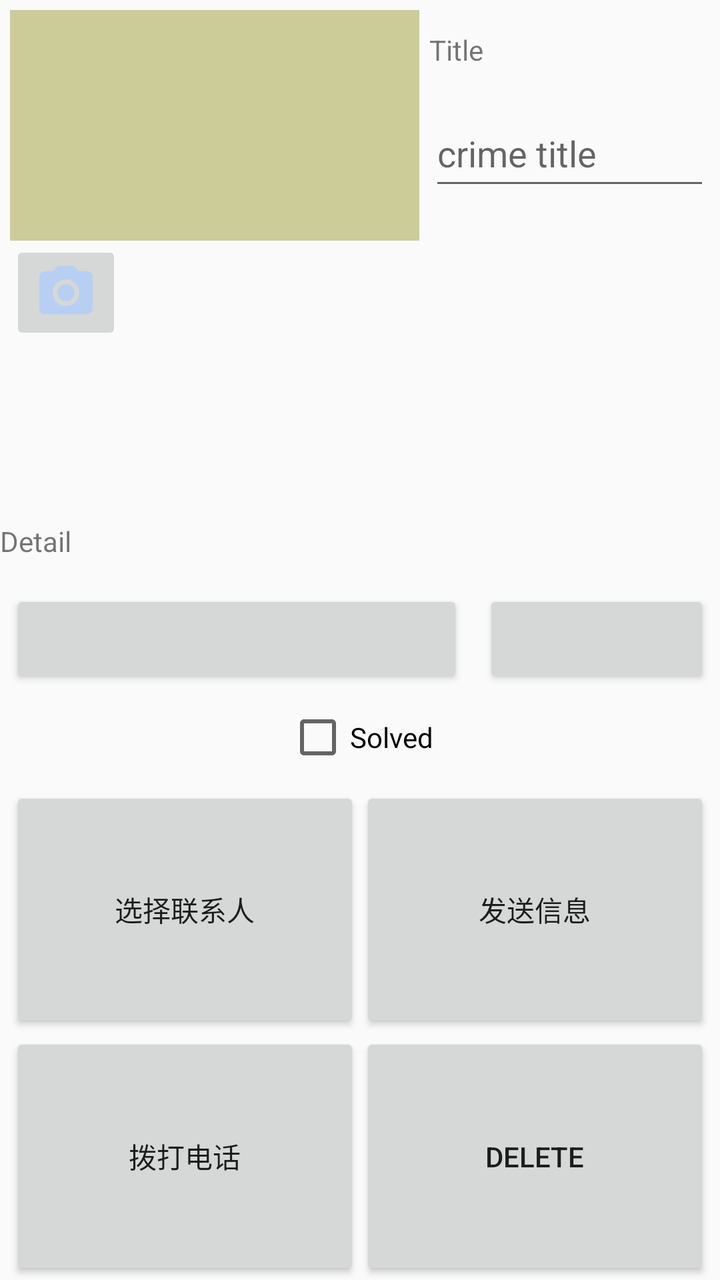
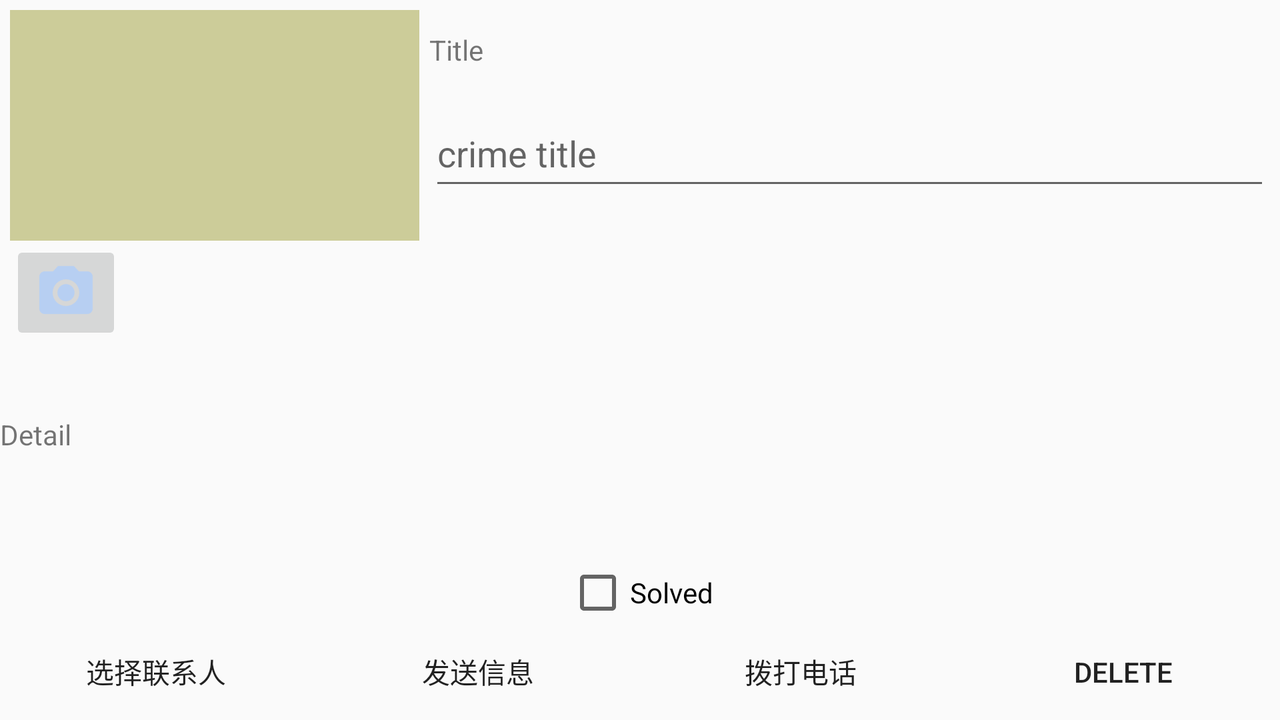

An Android layout and its configuration variant, each rendered on a device that would load it. The default file and the variant file are quoted in full after the pictures.
<!-- AndroidManifest.xml: application theme AppTheme -->
<!-- res/layout/crime_crimefragment.xml -->
<?xml version="1.0" encoding="utf-8"?>
<LinearLayout xmlns:android="http://schemas.android.com/apk/res/android"

              android:layout_width="match_parent"
              android:layout_height="match_parent"
    android:orientation="vertical"
    android:clickable="true"
    android:layout_marginLeft="15dp"
    android:layout_marginRight="15dp"
    android:layout_marginTop="15dp"
    android:layout_marginBottom="15dp">
   <LinearLayout
       android:id="@+id/crime_root"
       android:layout_width="match_parent"
       android:layout_height="match_parent"
       android:orientation="vertical">
       <include
           layout="@layout/crime_camera_title"/>

       <TextView
           android:id="@+id/textView"
           android:layout_width="match_parent"
           android:layout_height="0dp"
           android:layout_weight="1"
           android:gravity="center|left"
           android:text="@string/crime_crime_detail"/>
       <LinearLayout
           android:layout_width="match_parent"
           android:layout_height="0dp"
           android:layout_weight="1"
           android:orientation="horizontal"
           android:layout_marginLeft="5dp"
           android:layout_marginRight="5dp">
           <Button
               android:id="@+id/crime_date"
               android:layout_width="0dp"
               android:layout_height="match_parent"
               android:layout_weight="2"
               android:gravity="center"
               android:layout_marginRight="5dp"/>
           <Button
               android:id="@+id/crime_time"
               android:layout_width="0dp"
               android:layout_height="match_parent"
               android:layout_weight="1"
               android:layout_marginLeft="5dp"/>
       </LinearLayout>

       <CheckBox
           android:id="@+id/crime_checkbox"
           android:layout_width="wrap_content"
           android:layout_height="0dp"
           android:layout_gravity="center"
           android:layout_weight="1"
           android:text="@string/crime_crime_solved"/>
       <TableLayout
           android:layout_width="match_parent"
           android:layout_height="0dp"
           android:layout_weight="5"
           android:layout_marginLeft="5dp"
           android:layout_marginRight="5dp">
           <TableRow
               android:layout_height="0dp"
               android:layout_weight="1">
               <Button
                   android:id="@+id/crime_button_select"
                   android:layout_width="0dp"
                   android:layout_height="match_parent"
                   android:layout_weight="1"
                   android:layout_gravity="center_horizontal"
                   android:text="@string/button_select"/>
               <Button
                   android:id="@+id/crime_button_send"
                   android:layout_width="0dp"
                   android:layout_height="match_parent"
                   android:layout_weight="1"
                   android:layout_gravity="center_horizontal"
                   android:text="@string/button_sendMessage"/>
           </TableRow>
           <TableRow
               android:layout_height="0dp"
               android:layout_weight="1">
               <Button
                   android:id="@+id/crime_button_call"
                   android:layout_width="0dp"
                   android:layout_height="match_parent"
                   android:layout_weight="1"
                   android:layout_gravity="center_horizontal"
                   android:text="@string/button_call"/>
               <Button
                   android:id="@+id/crime_button_delete"
                   android:layout_width="0dp"
                   android:layout_height="match_parent"
                   android:layout_gravity="center_horizontal"
                   android:layout_weight="1"
                   android:text="Delete"/>
           </TableRow>

       </TableLayout>



   </LinearLayout>

</LinearLayout>
<!-- res/layout/crime_camera_title.xml (included above) -->
<?xml version="1.0" encoding="utf-8"?>
<LinearLayout xmlns:android="http://schemas.android.com/apk/res/android"
              android:layout_width="match_parent"
              android:layout_height="0dp"
    android:orientation="horizontal"
    android:layout_weight="5">
    <LinearLayout
        android:layout_width="wrap_content"
        android:layout_height="match_parent"
        android:orientation="vertical"
        android:layout_marginLeft="5dp"
        android:layout_marginTop="5dp">
        <ImageView
            android:id="@+id/crime_camera"
            android:layout_width="204.8dp"
            android:layout_height="115.2dp"
            android:background="@color/itemBackground"
            android:scaleType="centerInside"
            android:cropToPadding="true"/>
        <ImageButton
            android:id="@+id/crime_camera_button"
            android:layout_width="wrap_content"
            android:layout_height="wrap_content"
            android:layout_gravity="left"
            android:src="@drawable/crime_camera"
            />
    </LinearLayout>
    <LinearLayout
        android:layout_width="match_parent"
        android:layout_height="100dp"
        android:orientation="vertical">
        <TextView
            android:layout_width="match_parent"
            android:layout_height="0dp"
            android:text="@string/crime_crime_title"
            android:layout_weight="1"
            android:layout_marginLeft="5dp"
            android:layout_marginRight="5dp"
            android:gravity="center|left"/>

        <EditText
            android:id="@+id/crime_title"
            android:layout_width="match_parent"
            android:layout_height="0dp"
            android:hint="@string/crime_title_hint"
            android:layout_weight="1"
            android:gravity="center|left"
            android:layout_marginLeft="5dp"
            android:layout_marginRight="5dp"/>
    </LinearLayout>


</LinearLayout>
<!-- resources referenced by this layout -->
<resources>
  <color name="itemBackground">#cccc99</color>
  <!-- drawable crime_camera: png bitmap (drawable-hdpi, 822 bytes) -->
  <string name="button_call">拨打电话</string>
  <string name="button_select">选择联系人</string>
  <string name="button_sendMessage">发送信息</string>
  <string name="crime_crime_detail">Detail</string>
  <string name="crime_crime_solved">Solved</string>
  <string name="crime_crime_title">Title</string>
  <string name="crime_title_hint">crime title</string>
  <style name="AppTheme" parent="Theme.AppCompat.Light.NoActionBar">
          
          <item name="android:colorPrimaryDark">@color/colorPrimaryDark</item>
          <item name="android:spinnerDropDownItemStyle">@style/mySpinnerDrownItemStyle</item>
          <item name="android:spinnerStyle">@style/mySpinnerStyle</item>
      </style>
  <color name="colorPrimaryDark">#000000</color>
  <style name="mySpinnerDrownItemStyle" parent="android:Widget.Holo.DropDownItem.Spinner">
          <item name="android:textColor">@color/colorAccent</item>
      </style>
  <style name="mySpinnerStyle" parent="android:Widget.Holo.Spinner" />
  <color name="colorAccent">#F0F8FF</color>
</resources>
<!-- res/layout-land/crime_crimefragment.xml (the author's variant of the layout above) -->
<!-- drawn on the phone turned sideways -->
<?xml version="1.0" encoding="utf-8"?>
<LinearLayout xmlns:android="http://schemas.android.com/apk/res/android"

              android:layout_width="match_parent"
              android:layout_height="match_parent"
              android:orientation="vertical"
              android:clickable="true"
              android:layout_marginLeft="5dp"
              android:layout_marginRight="5dp">
    <LinearLayout
        android:id="@+id/crime_root"
        android:layout_width="match_parent"
        android:layout_height="match_parent"
        android:orientation="vertical">
        <include
            layout="@layout/crime_camera_title"/>

        <TextView
            android:id="@+id/textView"
            android:layout_width="match_parent"
            android:layout_height="0dp"
            android:layout_weight="1"
            android:gravity="center|left"
            android:text="@string/crime_crime_detail"/>
        <LinearLayout
            android:layout_width="match_parent"
            android:layout_height="0dp"
            android:layout_weight="1.1"
            android:orientation="horizontal">
            <Button
                android:id="@+id/crime_date"
                android:layout_width="0dp"
                android:layout_height="match_parent"
                android:layout_weight="2"
                android:gravity="center"
                android:layout_marginLeft="5dp"
                android:layout_marginRight="5dp"
                style="@style/button_style"/>
            <Button
                android:id="@+id/crime_time"
                android:layout_width="0dp"
                android:layout_height="match_parent"
                android:layout_weight="1"
                android:layout_marginLeft="5dp"
                android:layout_marginRight="5dp"
                style="@style/button_style"/>
        </LinearLayout>

        <CheckBox
            android:id="@+id/crime_checkbox"
            android:layout_width="wrap_content"
            android:layout_height="0dp"
            android:layout_gravity="center"
            android:layout_weight="0.8"
            android:text="@string/crime_crime_solved"/>
        <LinearLayout
            android:layout_width="match_parent"
            android:layout_height="0dp"
            android:layout_weight="1.2"
            android:orientation="horizontal">
            <Button
                android:id="@+id/crime_button_select"
                android:layout_width="0dp"
                android:layout_height="match_parent"
                android:layout_weight="1.2"
                android:text="@string/button_select"
                style="@style/button_style"
                android:layout_marginRight="5dp"/>
            <Button
                android:id="@+id/crime_button_send"
                android:layout_width="0dp"
                android:layout_height="match_parent"
                android:layout_weight="1.2"
                android:text="@string/button_sendMessage"
                style="@style/button_style"
                android:layout_marginRight="5dp"/>
            <Button
                android:id="@+id/crime_button_call"
                android:layout_width="0dp"
                android:layout_height="match_parent"
                android:layout_weight="1.2"
                android:text="@string/button_call"
                style="@style/button_style"
                android:layout_marginRight="5dp"/>
            <Button
                android:id="@+id/crime_button_delete"
                android:layout_width="0dp"
                android:layout_height="match_parent"
                android:text="Delete"
                android:layout_weight="1.2"
                style="@style/button_style"/>
        </LinearLayout>


    </LinearLayout>

</LinearLayout>
<!-- resources referenced by the variant -->
<!-- as the phone turned sideways resolves them -->
<resources>
  <color name="itemBackground">#cccc99</color>
  <!-- drawable crime_camera: png bitmap (drawable-hdpi, 822 bytes) -->
  <string name="button_call">拨打电话</string>
  <string name="button_select">选择联系人</string>
  <string name="button_sendMessage">发送信息</string>
  <string name="crime_crime_detail">Detail</string>
  <string name="crime_crime_solved">Solved</string>
  <string name="crime_crime_title">Title</string>
  <string name="crime_title_hint">crime title</string>
  <style name="button_style">
          <item name="android:background">@color/green1</item>
      </style>
  <style name="AppTheme" parent="Theme.AppCompat.Light.NoActionBar">
          
          <item name="android:colorPrimaryDark">@color/colorPrimaryDark</item>
          <item name="android:spinnerDropDownItemStyle">@style/mySpinnerDrownItemStyle</item>
          <item name="android:spinnerStyle">@style/mySpinnerStyle</item>
      </style>
  <color name="colorPrimaryDark">#000000</color>
  <style name="mySpinnerDrownItemStyle" parent="android:Widget.Holo.DropDownItem.Spinner">
          <item name="android:textColor">@color/colorAccent</item>
      </style>
  <style name="mySpinnerStyle" parent="android:Widget.Holo.Spinner" />
  <color name="colorAccent">#F0F8FF</color>
</resources>
